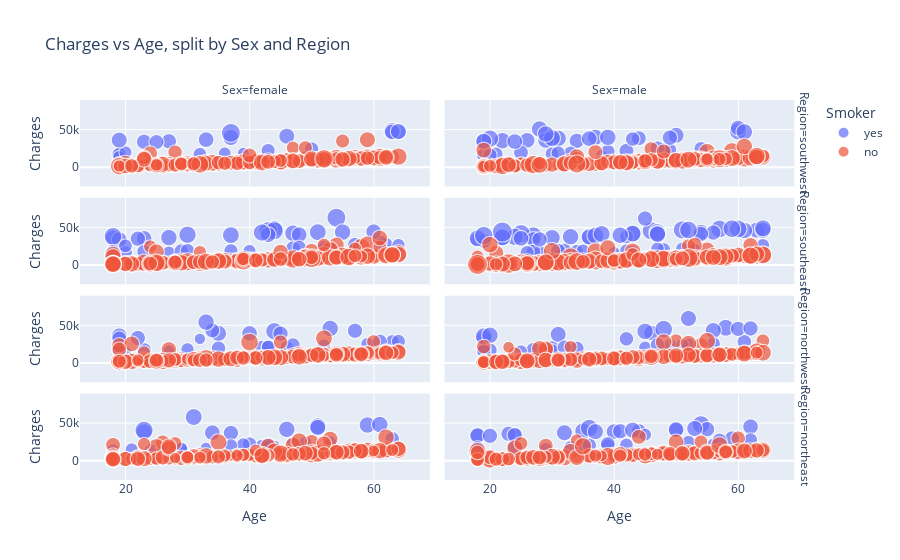

Here is the notebook cell this chart was saved with:
### Markdown cell above
final step of this basic visualization is to Combined view (facet by Sex and Region)

### Code cell
fig = px.scatter(
    df,
    x="Age",
    y="Charges",
    color="Smoker",               # smoking is a key driver
    facet_col="Sex",              # split columns by sex
    facet_row="Region",           # split rows by region
    size="BMI",
    hover_data=["Children"],
    title="Charges vs Age, split by Sex and Region"
)
fig.show()

### Figure 1 — Plotly figure (JSON) as saved in the notebook; plotly's stock layout.template omitted (floating-point values rounded to 4 significant figures; data arrays with more than 128 entries replaced by an {"elided": "..."} marker saying what was removed)
{"data": [{"customdata": [[0], [2], [2], [0], [0], [2], [0], [1], [0], [2], [0], [1], [2], [0], [5], [0], [2], [1], [0], [0], [2]], "hovertemplate": "Smoker=yes<br>Region=southwest<br>Sex=female<br>Age=%{x}<br>Charges=%{y}<br>BMI=%{marker.size}<br>Children=%{customdata[0]}<extra></extra>", "legendgroup": "yes", "marker": {"color": "#636efa", "size": [27.9, 34.8, 31.3, 28.3, 37.7, 32.2, 31.4, 33.8, 21.7, 22.6, 33.5, 27.6, 47.6, 24.6, 18.3, 31.4, 26.7, 34.6, 21.8, 30.2, 34.7], "sizemode": "area", "sizeref": 0.1328, "symbol": "circle"}, "mode": "markers", "name": "yes", "showlegend": true, "type": "scattergl", "x": [19, 37, 64, 19, 63, 63, 27, 64, 19, 36, 33, 50, 37, 32, 39, 23, 43, 46, 20, 25, 19], "xaxis": "x7", "y": [16880.0, 39840.0, 47290.0, 17080.0, 48820.0, 47310.0, 34840.0, 47930.0, 13840.0, 18610.0, 37080.0, 24520.0, 46110.0, 17500.0, 19020.0, 34170.0, 22480.0, 41660.0, 20170.0, 33900.0, 36400.0], "yaxis": "y7"}, {"customdata": [[0], [2], [0], [1], [0], [1], [0], [0], [2], [0], [0], [2], [0], [3], [4], [0], [1], [2], [2], [4], [2], [2], [1], [3], [3], [2], [3], [0], [0], [3], [0], [2], [0], [1], [2], [0], [0]], "hovertemplate": "Smoker=yes<br>Region=southwest<br>Sex=male<br>Age=%{x}<br>Charges=%{y}<br>BMI=%{marker.size}<br>Children=%{customdata[0]}<extra></extra>", "legendgroup": "yes", "marker": {"color": "#636efa", "size": [35.3, 36.3, 35.6, 36.4, 39.9, 28, 19.3, 34.8, 34.2, 27.7, 30.8, 32.9, 30, 25.1, 25.7, 34.4, 28.3, 37.8, 25.6, 34.1, 35.3, 35.5, 27.1, 24.4, 29.7, 30.2, 25.9, 32.7, 30.9, 29.8, 32.8, 33.4, 27.3, 36.3, 39.4, 34.9, 27.8], "sizemode": "area", "sizeref": 0.1328, "symbol": "circle"}, "mode": "markers", "name": "yes", "showlegend": false, "type": "scattergl", "x": [30, 31, 22, 28, 60, 48, 38, 19, 50, 19, 34, 26, 42, 54, 21, 29, 39, 30, 49, 37, 39, 29, 33, 30, 25, 44, 31, 24, 49, 47, 60, 36, 20, 61, 20, 19, 43], "xaxis": "x8", "y": [36840.0, 38711, 35590.0, 51190.0, 48170.0, 23570.0, 15820.0, 34780.0, 42860.0, 16300.0, 35490.0, 36090.0, 22140.0, 25380.0, 17940.0, 36200.0, 21080.0, 39240.0, 23310.0, 40180.0, 40100.0, 44590.0, 19040.0, 18260.0, 19930.0, 39000.0, 19200.0, 34470.0, 39730.0, 25310.0, 52590.0, 38420.0, 16230.0, 47400.0, 38340.0, 34830.0, 37830.0], "yaxis": "y8"}, {"customdata": [[0], [1], [0], [3], [1], [0], [0], [2], [1], [1], [0], [0], [0], [1], [0], [2], [0], [2], [0], [3], [0], [0], [0], [0], [2], [0], [0], [0], [3], [0], [3], [3], [1], [3], [0], [2]], "hovertemplate": "Smoker=yes<br>Region=southeast<br>Sex=female<br>Age=%{x}<br>Charges=%{y}<br>BMI=%{marker.size}<br>Children=%{customdata[0]}<extra></extra>", "legendgroup": "yes", "marker": {"color": "#636efa", "size": [26.29, 22.88, 24.75, 29.92, 27.94, 36.85, 36.08, 22.22, 26.84, 28.38, 38.06, 47.41, 46.2, 36.63, 33.11, 25.3, 22.99, 43.89, 38.06, 39.05, 38.39, 26.4, 27.83, 42.24, 32.78, 29.81, 32.45, 33.11, 31.02, 35.2, 25.85, 32.56, 28.49, 27.28, 24.42, 40.37], "sizemode": "area", "sizeref": 0.1328, "symbol": "circle"}, "mode": "markers", "name": "yes", "showlegend": false, "type": "scattergl", "x": [62, 53, 27, 61, 29, 18, 27, 40, 20, 30, 44, 54, 43, 47, 19, 52, 64, 44, 51, 30, 37, 37, 47, 18, 23, 57, 60, 48, 22, 55, 48, 43, 23, 18, 20, 42], "xaxis": "x5", "y": [27810.0, 23240.0, 16580.0, 30940.0, 19110.0, 36150.0, 37130.0, 19440.0, 17090.0, 19520.0, 48890.0, 63770.0, 45860.0, 42970.0, 34440.0, 24670.0, 27040.0, 46200.0, 44400.0, 40930.0, 40420.0, 19540.0, 23070.0, 38790.0, 36020.0, 27530.0, 45010.0, 40970.0, 35600.0, 44420.0, 24180.0, 40940.0, 18330.0, 18220.0, 26130.0, 43900.0], "yaxis": "y5"}, {"customdata": [[0], [1], [0], [2], [3], [1], [0], [2], [0], [0], [0], [2], [3], [1], [2], [1], [3], [0], [0], [0], [1], [0], [1], [1], [2], [1], [1], [3], [0], [0], [0], [2], [1], [2], [0], [2], [1], [2], [1], [2], [1], [1], [1], [0], [0], [3], [2], [1], [0], [0], [2], [2], [0], [0], [0]], "hovertemplate": "Smoker=yes<br>Region=southeast<br>Sex=male<br>Age=%{x}<br>Charges=%{y}<br>BMI=%{marker.size}<br>Children=%{customdata[0]}<extra></extra>", "legendgroup": "yes", "marker": {"color": "#636efa", "size": [42.13, 35.2, 34.43, 31.68, 23.98, 37.62, 35.09, 25.3, 24.42, 35.53, 24.64, 34.21, 42.35, 19.8, 45.54, 25.41, 35.97, 40.15, 33.88, 35.86, 23.21, 30.25, 26.07, 42.13, 38.06, 31.13, 35.75, 24.42, 29.15, 38.17, 20.9, 31.79, 28.93, 38.94, 40.92, 42.9, 30.8, 20.13, 36.08, 37.07, 52.58, 41.14, 37.07, 31.68, 36.19, 38.39, 33.33, 35.75, 44.88, 29.81, 41.8, 36.96, 23.76, 27.06, 30.36], "sizemode": "area", "sizeref": 0.1328, "symbol": "circle"}, "mode": "markers", "name": "yes", "showlegend": false, "type": "scattergl", "x": [27, 36, 36, 18, 28, 22, 63, 34, 48, 30, 42, 54, 46, 40, 25, 47, 43, 24, 64, 61, 51, 19, 42, 57, 43, 27, 41, 35, 27, 18, 53, 56, 32, 47, 60, 51, 54, 43, 47, 22, 22, 59, 37, 28, 47, 38, 25, 33, 19, 31, 52, 64, 64, 26, 45], "xaxis": "x6", "y": [39610.0, 38710.0, 37740.0, 34300.0, 17660.0, 37170.0, 47060.0, 18970.0, 21220.0, 36950.0, 19520.0, 44260.0, 46150.0, 17180.0, 42110.0, 21980.0, 42120.0, 38130.0, 46890.0, 46600.0, 22220.0, 32550.0, 38250.0, 48680.0, 42560.0, 34810.0, 40270.0, 19362, 18250.0, 36310.0, 21200.0, 43810.0, 19720.0, 44200.0, 48670.0, 47460.0, 42000.0, 18770.0, 42210.0, 37480.0, 44500.0, 48970.0, 39870.0, 34670.0, 41680.0, 41950.0, 36120.0, 38280.0, 39720.0, 19350.0, 47270.0, 49580.0, 26930.0, 17040.0, 62590.0], "yaxis": "y6"}, {"customdata": [[0], [0], [2], [0], [0], [0], [3], [1], [0], [0], [0], [2], [0], [0], [0], [0], [3], [1], [1], [0], [2], [0], [3], [0], [1], [0], [2], [3], [0]], "hovertemplate": "Smoker=yes<br>Region=northwest<br>Sex=female<br>Age=%{x}<br>Charges=%{y}<br>BMI=%{marker.size}<br>Children=%{customdata[0]}<extra></extra>", "legendgroup": "yes", "marker": {"color": "#636efa", "size": [22.42, 31.16, 17.77, 26.6, 28.31, 26.98, 34.1, 30.21, 28.31, 23.66, 38.95, 32.77, 28.88, 35.53, 26.89, 26.89, 20.05, 23.66, 30.5, 28.02, 24.7, 30.4, 36.86, 32.49, 24.13, 30.02, 27.64, 23.66, 29.07], "sizemode": "area", "sizeref": 0.1328, "symbol": "circle"}, "mode": "markers", "name": "yes", "showlegend": false, "type": "scattergl", "x": [20, 57, 32, 42, 23, 63, 35, 34, 19, 59, 44, 40, 19, 33, 64, 43, 27, 46, 45, 35, 43, 22, 53, 19, 52, 19, 47, 30, 61], "xaxis": "x3", "y": [14710.0, 43580.0, 32730.0, 21350.0, 18030.0, 28950.0, 39980.0, 43940.0, 17470.0, 25680.0, 42980.0, 40000.0, 17750.0, 55140.0, 29330.0, 21770.0, 16420.0, 21680.0, 39730.0, 20230.0, 21880.0, 33910.0, 46660.0, 36900.0, 23890.0, 33310.0, 24540.0, 18770.0, 29140.0], "yaxis": "y3"}, {"customdata": [[2], [2], [1], [3], [3], [0], [0], [0], [0], [3], [2], [0], [1], [1], [2], [2], [3], [3], [0], [0], [1], [2], [2], [3], [1], [3], [3], [3], [4]], "hovertemplate": "Smoker=yes<br>Region=northwest<br>Sex=male<br>Age=%{x}<br>Charges=%{y}<br>BMI=%{marker.size}<br>Children=%{customdata[0]}<extra></extra>", "legendgroup": "yes", "marker": {"color": "#636efa", "size": [36.95, 22.89, 28.02, 28.69, 30.5, 29.07, 33.63, 31.92, 36.95, 34.39, 36.48, 27.36, 26.7, 28.31, 25.84, 40.56, 28.31, 31.35, 28.5, 24.13, 27.84, 24.8, 22.99, 28.21, 26.03, 35.62, 34.48, 30.88, 28.12], "sizemode": "area", "sizeref": 0.1328, "symbol": "circle"}, "mode": "markers", "name": "yes", "showlegend": false, "type": "scattergl", "x": [58, 45, 20, 30, 46, 19, 56, 19, 19, 31, 45, 52, 56, 61, 49, 48, 42, 60, 27, 25, 34, 51, 30, 47, 19, 20, 52, 62, 32], "xaxis": "x4", "y": [47500.0, 21100.0, 17560.0, 20750.0, 40720.0, 17350.0, 43920.0, 33750.0, 36220.0, 38750.0, 42760.0, 24390.0, 26110.0, 28870.0, 23810.0, 45700.0, 32790.0, 46130.0, 18310.0, 15820.0, 20010.0, 23970.0, 17360.0, 24920.0, 16450.0, 37470.0, 60020.0, 46720.0, 21470.0], "yaxis": "y4"}, {"customdata": [[1], [0], [2], [0], [1], [1], [3], [1], [3], [2], [1], [2], [1], [1], [1], [1], [0], [0], [3], [3], [2], [0], [2], [2], [1], [1], [1], [0], [0]], "hovertemplate": "Smoker=yes<br>Region=northeast<br>Sex=female<br>Age=%{x}<br>Charges=%{y}<br>BMI=%{marker.size}<br>Children=%{customdata[0]}<extra></extra>", "legendgroup": "yes", "marker": {"color": "#636efa", "size": [31.92, 23.37, 36.67, 27.74, 28.12, 36.77, 22.61, 36.38, 24.89, 17.95, 20.23, 17.2, 38.09, 21.85, 21.75, 26.12, 30.78, 35.53, 23.84, 37.05, 20.05, 20.52, 34.96, 19.09, 42.75, 25.27, 25.55, 21.66, 21.85], "sizemode": "area", "sizeref": 0.1328, "symbol": "circle"}, "mode": "markers", "name": "yes", "showlegend": false, "type": "scattergl", "x": [34, 42, 23, 63, 40, 59, 53, 61, 39, 27, 44, 26, 31, 21, 29, 47, 37, 46, 49, 51, 43, 24, 51, 33, 23, 43, 37, 18, 29], "xaxis": "x", "y": [37700.0, 19960.0, 38510.0, 29520.0, 22330.0, 47900.0, 24870.0, 48520.0, 21660.0, 15010.0, 19590.0, 14460.0, 58570.0, 15360.0, 16660.0, 23400.0, 37270.0, 42110.0, 24110.0, 46260.0, 19800.0, 14570.0, 44640.0, 16780.0, 40900.0, 21770.0, 20300.0, 14280.0, 16120.0], "yaxis": "y"}, {"customdata": [[1], [3], [0], [1], [0], [3], [2], [2], [0], [3], [3], [1], [0], [1], [0], [0], [0], [0], [3], [0], [0], [1], [3], [0], [0], [0], [1], [1], [0], [0], [0], [1], [1], [0], [0], [1], [2], [0]], "hovertemplate": "Smoker=yes<br>Region=northeast<br>Sex=male<br>Age=%{x}<br>Charges=%{y}<br>BMI=%{marker.size}<br>Children=%{customdata[0]}<extra></extra>", "legendgroup": "yes", "marker": {"color": "#636efa", "size": [36.67, 29.83, 19.95, 31.35, 25.18, 41.9, 27.74, 17.29, 31.82, 24.32, 40.56, 32.3, 30.68, 32.77, 28.5, 33.53, 26.41, 32.02, 31.73, 34.1, 24.8, 28.02, 30.78, 28.98, 31.73, 22.89, 34.2, 34.96, 22.89, 21.57, 30.68, 27.36, 33.63, 29.83, 31.07, 29.93, 24.61, 26.7], "sizemode": "area", "sizeref": 0.1328, "symbol": "circle"}, "mode": "markers", "name": "yes", "showlegend": false, "type": "scattergl", "x": [35, 59, 56, 44, 18, 36, 35, 18, 50, 52, 54, 50, 55, 40, 24, 18, 39, 62, 23, 53, 33, 36, 41, 57, 18, 45, 37, 43, 29, 18, 20, 18, 32, 24, 24, 39, 42, 62], "xaxis": "x2", "y": [39770.0, 30180.0, 22410.0, 39560.0, 15520.0, 43750.0, 20980.0, 12830.0, 41100.0, 24870.0, 48550.0, 41920.0, 42300.0, 39130.0, 35150.0, 34620.0, 20150.0, 45710.0, 36190.0, 43250.0, 17900.0, 20770.0, 39600.0, 27220.0, 33730.0, 35070.0, 39050.0, 41030.0, 16140.0, 13750.0, 33480.0, 17180.0, 37610.0, 18650.0, 34250.0, 22460.0, 21260.0, 28100.0], "yaxis": "y2"}, {"customdata": {"elided": "141x1 int values"}, "hovertemplate": "Smoker=no<br>Region=southwest<br>Sex=female<br>Age=%{x}<br>Charges=%{y}<br>BMI=%{marker.size}<br>Children=%{customdata[0]}<extra></extra>", "legendgroup": "no", "marker": {"color": "#EF553B", "size": {"elided": "141 float values"}, "sizemode": "area", "sizeref": 0.1328, "symbol": "circle"}, "mode": "markers", "name": "no", "showlegend": true, "type": "scattergl", "x": {"elided": "141 int values"}, "xaxis": "x7", "y": {"elided": "141 float values"}, "yaxis": "y7"}, {"customdata": [[0], [1], [0], [0], [0], [2], [0], [2], [2], [0], [1], [1], [0], [1], [0], [1], [3], [1], [3], [1], [3], [1], [3], [0], [0], [0], [0], [0], [1], [0], [2], [0], [5], [2], [0], [0], [3], [1], [4], [0], [0], [0], [3], [0], [0], [2], [0], [0], [0], [0], [2], [0], [1], [0], [2], [1], [0], [1], [0], [1], [5], [1], [3], [0], [1], [0], [3], [0], [0], [1], [2], [2], [1], [1], [3], [0], [1], [3], [1], [0], [0], [0], [0], [0], [2], [1], [0], [1], [1], [3], [0], [3], [1], [0], [5], [2], [1], [0], [0], [0], [0], [1], [0], [3], [3], [0], [1], [0], [1], [2], [2], [1], [0], [2], [1], [0], [5], [4], [0], [1], [3], [0], [1], [2], [1], [2]], "hovertemplate": "Smoker=no<br>Region=southwest<br>Sex=male<br>Age=%{x}<br>Charges=%{y}<br>BMI=%{marker.size}<br>Children=%{customdata[0]}<extra></extra>", "legendgroup": "no", "marker": {"color": "#EF553B", "size": [34.4, 24.6, 40.3, 20.8, 37.3, 27.4, 30.8, 37.1, 34.7, 34.1, 28.4, 39.6, 30.3, 29.2, 22.3, 33, 30.8, 27.5, 35.3, 20.9, 30.3, 30.2, 26.8, 26.6, 27.2, 36.7, 34.5, 27.6, 30.5, 34.4, 25.6, 20.4, 23.9, 30.2, 33.1, 26.9, 28.9, 38.6, 29.6, 23.4, 37.4, 39.6, 34.3, 28.7, 43.4, 28.7, 30.4, 35.7, 30.8, 21.4, 23.8, 30.5, 30.2, 20.7, 32.6, 31.4, 38, 36.1, 29.3, 39.7, 42.4, 28.7, 36.1, 20.3, 36.2, 28.9, 36.6, 37.4, 35.4, 21.4, 23.7, 27, 35.2, 32.3, 36.1, 27.6, 22.3, 37.1, 33.7, 33.1, 31.5, 31.1, 28.1, 25.4, 29.9, 43.7, 36.2, 30.1, 28.8, 34.8, 39.5, 39.8, 31, 23.2, 25.8, 35.8, 27.1, 25.8, 29.6, 37, 31.6, 31.5, 22.1, 32.7, 28.6, 29.8, 30, 29.9, 32.8, 45.9, 32.3, 21.5, 34.1, 35.2, 37.1, 23.3, 24.3, 29.4, 19.8, 37.1, 27.5, 23.7, 22, 32.2, 42.9, 38.6], "sizemode": "area", "sizeref": 0.1328, "symbol": "circle"}, "mode": "markers", "name": "no", "showlegend": false, "type": "scattergl", "x": [23, 19, 56, 26, 55, 44, 37, 44, 38, 19, 19, 54, 49, 54, 46, 20, 32, 59, 40, 19, 27, 45, 25, 50, 29, 52, 64, 46, 35, 19, 64, 31, 25, 48, 19, 42, 35, 35, 39, 24, 59, 56, 48, 19, 61, 45, 19, 58, 63, 62, 28, 27, 52, 19, 43, 30, 58, 53, 24, 51, 33, 49, 56, 19, 47, 60, 53, 62, 19, 53, 26, 34, 23, 47, 61, 19, 21, 23, 45, 63, 36, 21, 57, 51, 40, 57, 50, 43, 41, 22, 22, 63, 38, 43, 46, 42, 35, 24, 48, 51, 54, 32, 56, 23, 53, 37, 26, 55, 34, 27, 50, 55, 42, 32, 59, 58, 28, 33, 19, 28, 45, 57, 20, 41, 34, 52], "xaxis": "x8", "y": [1827.0, 1837.0, 10600.0, 2302.0, 20630.0, 7727.0, 4647.0, 7740.0, 6082.0, 1261.0, 1843.0, 10450.0, 8117.0, 10440.0, 7147.0, 1980.0, 5254.0, 12330.0, 7197.0, 1832.0, 4261.0, 7441.0, 3906.0, 8444.0, 2866.0, 9145.0, 13820.0, 24600.0, 4751.0, 1262.0, 14990.0, 3260.0, 5080.0, 8968.0, 23080.0, 5970.0, 5927.0, 4762.0, 7512.0, 1970.0, 21797, 10600.0, 9563.0, 1254.0, 12570.0, 8028.0, 1256.0, 11360.0, 13390.0, 12960.0, 3848.0, 2494.0, 9725.0, 1243.0, 7442.0, 3659.0, 11370.0, 10090.0, 1978.0, 9391.0, 6666.0, 8703.0, 12360.0, 1242.0, 8068.0, 12150.0, 11260.0, 12980.0, 1263.0, 10070.0, 3484.0, 11740.0, 2417.0, 8063.0, 27940.0, 1252.0, 2103.0, 3598.0, 7446.0, 13390.0, 4402.0, 1526.0, 10970.0, 8782.0, 6600.0, 11580.0, 8458.0, 6849.0, 6282.0, 3443.0, 1683.0, 15170.0, 5488.0, 6250.0, 10100.0, 7160.0, 4746.0, 1973.0, 21230.0, 8799.0, 9850.0, 4076.0, 10580.0, 3591.0, 11250.0, 20420.0, 2904.0, 10210.0, 14360.0, 3693.0, 9630.0, 10790.0, 5980.0, 4671.0, 12350.0, 11350.0, 5615.0, 6059.0, 1242.0, 3277.0, 8615.0, 10960.0, 1965.0, 6876.0, 4536.0, 10330.0], "yaxis": "y8"}, {"customdata": {"elided": "139x1 int values"}, "hovertemplate": "Smoker=no<br>Region=southeast<br>Sex=female<br>Age=%{x}<br>Charges=%{y}<br>BMI=%{marker.size}<br>Children=%{customdata[0]}<extra></extra>", "legendgroup": "no", "marker": {"color": "#EF553B", "size": {"elided": "139 float values"}, "sizemode": "area", "sizeref": 0.1328, "symbol": "circle"}, "mode": "markers", "name": "no", "showlegend": false, "type": "scattergl", "x": {"elided": "139 int values"}, "xaxis": "x5", "y": {"elided": "139 float values"}, "yaxis": "y5"}, {"customdata": {"elided": "134x1 int values"}, "hovertemplate": "Smoker=no<br>Region=southeast<br>Sex=male<br>Age=%{x}<br>Charges=%{y}<br>BMI=%{marker.size}<br>Children=%{customdata[0]}<extra></extra>", "legendgroup": "no", "marker": {"color": "#EF553B", "size": {"elided": "134 float values"}, "sizemode": "area", "sizeref": 0.1328, "symbol": "circle"}, "mode": "markers", "name": "no", "showlegend": false, "type": "scattergl", "x": {"elided": "134 int values"}, "xaxis": "x6", "y": {"elided": "134 float values"}, "yaxis": "y6"}, {"customdata": {"elided": "135x1 int values"}, "hovertemplate": "Smoker=no<br>Region=northwest<br>Sex=female<br>Age=%{x}<br>Charges=%{y}<br>BMI=%{marker.size}<br>Children=%{customdata[0]}<extra></extra>", "legendgroup": "no", "marker": {"color": "#EF553B", "size": {"elided": "135 float values"}, "sizemode": "area", "sizeref": 0.1328, "symbol": "circle"}, "mode": "markers", "name": "no", "showlegend": false, "type": "scattergl", "x": {"elided": "135 int values"}, "xaxis": "x3", "y": {"elided": "135 float values"}, "yaxis": "y3"}, {"customdata": {"elided": "131x1 int values"}, "hovertemplate": "Smoker=no<br>Region=northwest<br>Sex=male<br>Age=%{x}<br>Charges=%{y}<br>BMI=%{marker.size}<br>Children=%{customdata[0]}<extra></extra>", "legendgroup": "no", "marker": {"color": "#EF553B", "size": {"elided": "131 float values"}, "sizemode": "area", "sizeref": 0.1328, "symbol": "circle"}, "mode": "markers", "name": "no", "showlegend": false, "type": "scattergl", "x": {"elided": "131 int values"}, "xaxis": "x4", "y": {"elided": "131 float values"}, "yaxis": "y4"}, {"customdata": {"elided": "132x1 int values"}, "hovertemplate": "Smoker=no<br>Region=northeast<br>Sex=female<br>Age=%{x}<br>Charges=%{y}<br>BMI=%{marker.size}<br>Children=%{customdata[0]}<extra></extra>", "legendgroup": "no", "marker": {"color": "#EF553B", "size": {"elided": "132 float values"}, "sizemode": "area", "sizeref": 0.1328, "symbol": "circle"}, "mode": "markers", "name": "no", "showlegend": false, "type": "scattergl", "x": {"elided": "132 int values"}, "xaxis": "x", "y": {"elided": "132 float values"}, "yaxis": "y"}, {"customdata": [[2], [0], [0], [1], [3], [5], [1], [0], [3], [0], [0], [2], [1], [4], [3], [0], [3], [1], [2], [1], [1], [1], [1], [1], [0], [3], [0], [0], [0], [1], [0], [1], [0], [1], [0], [3], [2], [4], [1], [1], [0], [0], [0], [0], [0], [0], [0], [1], [0], [0], [1], [0], [1], [0], [1], [1], [3], [2], [3], [2], [0], [0], [3], [0], [2], [2], [0], [0], [2], [4], [2], [3], [0], [0], [0], [3], [1], [2], [0], [0], [0], [3], [0], [0], [0], [3], [3], [2], [2], [0], [3], [2], [1], [0], [5], [0], [1], [2], [2], [1], [0], [0], [1], [0], [1], [0], [0], [0], [0], [0], [5], [0], [2], [1], [0], [0], [1], [2], [0], [3], [0], [0], [1], [4], [0]], "hovertemplate": "Smoker=no<br>Region=northeast<br>Sex=male<br>Age=%{x}<br>Charges=%{y}<br>BMI=%{marker.size}<br>Children=%{customdata[0]}<extra></extra>", "legendgroup": "no", "marker": {"color": "#EF553B", "size": [29.83, 26.22, 23.84, 37.05, 27.36, 28.5, 26.89, 25.46, 32.2, 28.59, 23.75, 22.42, 32.49, 28.21, 18.91, 15.96, 19.95, 41.23, 25.46, 28.98, 25.84, 27.45, 27.64, 29.64, 22.99, 27.55, 34.87, 33.25, 32.77, 37.34, 40.95, 34.1, 36.77, 33.34, 35.24, 30.4, 22.14, 35.62, 31.45, 31.35, 30.59, 31.73, 29.45, 29.64, 25.93, 27.93, 26.03, 32.11, 22.42, 30.88, 39.42, 25.46, 28.02, 35.44, 33.44, 25.46, 20.23, 26.98, 28.88, 22.7, 38.19, 33.91, 30.78, 28.5, 26.41, 26.12, 27.36, 40.47, 24.04, 33.63, 27.64, 37.43, 26.03, 39.8, 36.95, 22.52, 25.84, 22.52, 24.7, 30.5, 23.66, 21.85, 24.04, 32.11, 22.52, 27.27, 32.59, 32.11, 29.73, 18.34, 24.8, 25.75, 25.46, 21.38, 30.11, 34.67, 19.19, 29.26, 24.98, 27.74, 28.88, 23.09, 35.24, 26.41, 29.83, 42.66, 31.45, 26.03, 28.98, 24.51, 29.64, 40.28, 23.56, 32.3, 21.47, 39.14, 23.94, 16.82, 30.3, 22.7, 25.18, 26.12, 28.31, 39.71, 33.53], "sizemode": "area", "sizeref": 0.1328, "symbol": "circle"}, "mode": "markers", "name": "no", "showlegend": false, "type": "scattergl", "x": [37, 25, 23, 38, 43, 31, 31, 30, 52, 60, 18, 34, 26, 47, 27, 18, 22, 40, 47, 29, 49, 50, 30, 29, 18, 36, 58, 52, 54, 32, 57, 40, 63, 46, 33, 18, 44, 48, 48, 49, 25, 22, 26, 60, 56, 20, 43, 56, 51, 31, 46, 18, 38, 28, 46, 59, 21, 28, 36, 40, 64, 61, 48, 18, 53, 42, 21, 20, 45, 24, 31, 30, 27, 45, 60, 29, 25, 28, 59, 53, 61, 44, 54, 62, 49, 26, 27, 50, 44, 57, 46, 21, 54, 34, 20, 34, 47, 28, 25, 51, 22, 18, 55, 64, 49, 39, 63, 21, 55, 23, 41, 57, 45, 51, 18, 18, 41, 38, 58, 37, 58, 18, 18, 35, 61], "xaxis": "x2", "y": [6406.0, 2721.0, 2395.0, 6080.0, 8606.0, 6799.0, 4441.0, 3645.0, 11490.0, 30260, 1706.0, 27380.0, 3491.0, 10410.0, 4828.0, 1695.0, 4005.0, 6610.0, 9225.0, 4041.0, 9282.0, 9618.0, 4237.0, 20280.0, 1705.0, 6747.0, 11940.0, 9723.0, 10440.0, 4668.0, 11570.0, 6600.0, 13980.0, 8334.0, 12400.0, 3482.0, 8303.0, 10740.0, 8964.0, 9290.0, 2727.0, 2255.0, 2897.0, 12731, 11170.0, 1967.0, 6837.0, 11763, 9361.0, 3858.0, 8343.0, 1708, 6067.0, 3269.0, 8335.0, 12910.0, 3861.0, 4435.0, 6749.0, 7173.0, 14410.0, 13140.0, 10140.0, 1712.0, 11240.0, 7730.0, 2104.0, 1984.0, 8604.0, 17130.0, 5031.0, 5429.0, 3071.0, 7448.0, 12740.0, 5210.0, 3310.0, 4429.0, 12320.0, 10070.0, 13130.0, 8891.0, 10420.0, 13555, 8689.0, 4661.0, 4847.0, 25330.0, 32110.0, 11530.0, 9501.0, 3280.0, 25520.0, 4500.0, 4915.0, 4519.0, 8628.0, 4438.0, 23240.0, 9958.0, 2251.0, 1705.0, 11390.0, 14390.0, 9288.0, 5757.0, 13970.0, 2102.0, 10800.0, 2396.0, 9222.0, 20710.0, 8604.0, 9964.0, 1702.0, 12890.0, 6858.0, 6641.0, 11940.0, 6986.0, 11930.0, 1709.0, 11270.0, 19500.0, 13140.0], "yaxis": "y2"}], "layout": {"annotations": [{"font": {}, "showarrow": false, "text": "Sex=female", "x": 0.24, "xanchor": "center", "xref": "paper", "y": 1, "yanchor": "bottom", "yref": "paper"}, {"font": {}, "showarrow": false, "text": "Sex=male", "x": 0.74, "xanchor": "center", "xref": "paper", "y": 1, "yanchor": "bottom", "yref": "paper"}, {"font": {}, "showarrow": false, "text": "Region=northeast", "textangle": 90, "x": 0.98, "xanchor": "left", "xref": "paper", "y": 0.1138, "yanchor": "middle", "yref": "paper"}, {"font": {}, "showarrow": false, "text": "Region=northwest", "textangle": 90, "x": 0.98, "xanchor": "left", "xref": "paper", "y": 0.3712, "yanchor": "middle", "yref": "paper"}, {"font": {}, "showarrow": false, "text": "Region=southeast", "textangle": 90, "x": 0.98, "xanchor": "left", "xref": "paper", "y": 0.6288, "yanchor": "middle", "yref": "paper"}, {"font": {}, "showarrow": false, "text": "Region=southwest", "textangle": 90, "x": 0.98, "xanchor": "left", "xref": "paper", "y": 0.8862, "yanchor": "middle", "yref": "paper"}], "legend": {"itemsizing": "constant", "title": {"text": "Smoker"}, "tracegroupgap": 0}, "title": {"text": "Charges vs Age, split by Sex and Region"}, "xaxis": {"anchor": "y", "domain": [0, 0.48], "title": {"text": "Age"}}, "xaxis2": {"anchor": "y2", "domain": [0.5, 0.98], "matches": "x", "title": {"text": "Age"}}, "xaxis3": {"anchor": "y3", "domain": [0, 0.48], "matches": "x", "showticklabels": false}, "xaxis4": {"anchor": "y4", "domain": [0.5, 0.98], "matches": "x", "showticklabels": false}, "xaxis5": {"anchor": "y5", "domain": [0, 0.48], "matches": "x", "showticklabels": false}, "xaxis6": {"anchor": "y6", "domain": [0.5, 0.98], "matches": "x", "showticklabels": false}, "xaxis7": {"anchor": "y7", "domain": [0, 0.48], "matches": "x", "showticklabels": false}, "xaxis8": {"anchor": "y8", "domain": [0.5, 0.98], "matches": "x", "showticklabels": false}, "yaxis": {"anchor": "x", "domain": [0, 0.2275], "title": {"text": "Charges"}}, "yaxis2": {"anchor": "x2", "domain": [0, 0.2275], "matches": "y", "showticklabels": false}, "yaxis3": {"anchor": "x3", "domain": [0.2575, 0.485], "matches": "y", "title": {"text": "Charges"}}, "yaxis4": {"anchor": "x4", "domain": [0.2575, 0.485], "matches": "y", "showticklabels": false}, "yaxis5": {"anchor": "x5", "domain": [0.515, 0.7425], "matches": "y", "title": {"text": "Charges"}}, "yaxis6": {"anchor": "x6", "domain": [0.515, 0.7425], "matches": "y", "showticklabels": false}, "yaxis7": {"anchor": "x7", "domain": [0.7725, 1], "matches": "y", "title": {"text": "Charges"}}, "yaxis8": {"anchor": "x8", "domain": [0.7725, 1], "matches": "y", "showticklabels": false}}}
